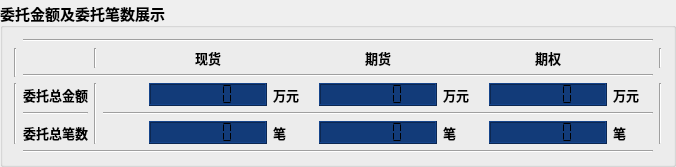
    <widget class="QGroupBox" name="groupBox_3">
     <property name="font">
      <font>
       <family>微软雅黑</family>
       <pointsize>11</pointsize>
       <weight>75</weight>
       <bold>true</bold>
      </font>
     </property>
     <property name="styleSheet">
      <string notr="true"/>
     </property>
     <property name="title">
      <string>委托金额及委托笔数展示</string>
     </property>
     <property name="alignment">
      <set>Qt::AlignLeading|Qt::AlignLeft|Qt::AlignVCenter</set>
     </property>
     <layout class="QGridLayout" name="gridLayout_2">
      <item row="0" column="0">
       <layout class="QGridLayout" name="gridLayout">
        <item row="1" column="16">
         <widget class="Line" name="line_7">
          <property name="orientation">
           <enum>Qt::Vertical</enum>
          </property>
         </widget>
        </item>
        <item row="2" column="1" colspan="15">
         <widget class="Line" name="line">
          <property name="orientation">
           <enum>Qt::Horizontal</enum>
          </property>
         </widget>
        </item>
        <item row="3" column="2" rowspan="3">
         <widget class="Line" name="line_2">
          <property name="orientation">
           <enum>Qt::Vertical</enum>
          </property>
         </widget>
        </item>
        <item row="1" column="2">
         <widget class="Line" name="line_3">
          <property name="orientation">
           <enum>Qt::Vertical</enum>
          </property>
         </widget>
        </item>
        <item row="1" column="15">
         <spacer name="horizontalSpacer_11">
          <property name="orientation">
           <enum>Qt::Horizontal</enum>
          </property>
          <property name="sizeHint" stdset="0">
           <size>
            <width>40</width>
            <height>20</height>
           </size>
          </property>
         </spacer>
        </item>
        <item row="1" column="0" rowspan="2">
         <widget class="Line" name="line_4">
          <property name="orientation">
           <enum>Qt::Vertical</enum>
          </property>
         </widget>
        </item>
        <item row="1" column="12">
         <spacer name="horizontalSpacer_7">
          <property name="orientation">
           <enum>Qt::Horizontal</enum>
          </property>
          <property name="sizeHint" stdset="0">
           <size>
            <width>40</width>
            <height>20</height>
           </size>
          </property>
         </spacer>
        </item>
        <item row="1" column="9">
         <widget class="QLabel" name="label_4">
          <property name="font">
           <font>
            <pointsize>10</pointsize>
            <weight>75</weight>
            <bold>true</bold>
           </font>
          </property>
          <property name="text">
           <string>期货</string>
          </property>
         </widget>
        </item>
        <item row="1" column="8">
         <spacer name="horizontalSpacer_6">
          <property name="orientation">
           <enum>Qt::Horizontal</enum>
          </property>
          <property name="sizeHint" stdset="0">
           <size>
            <width>40</width>
            <height>20</height>
           </size>
          </property>
         </spacer>
        </item>
        <item row="1" column="7">
         <spacer name="horizontalSpacer_9">
          <property name="orientation">
           <enum>Qt::Horizontal</enum>
          </property>
          <property name="sizeHint" stdset="0">
           <size>
            <width>40</width>
            <height>20</height>
           </size>
          </property>
         </spacer>
        </item>
        <item row="3" column="8" colspan="3">
         <widget class="QLCDNumber" name="lcdNumber_3">
          <property name="font">
           <font>
            <family>Arial</family>
            <weight>50</weight>
            <bold>false</bold>
           </font>
          </property>
          <property name="styleSheet">
           <string notr="true">background-color: #123B79;
border-color: rgb(24, 96, 194);</string>
          </property>
          <property name="segmentStyle">
           <enum>QLCDNumber::Flat</enum>
          </property>
         </widget>
        </item>
        <item row="5" column="8" colspan="3">
         <widget class="QLCDNumber" name="lcdNumber_4">
          <property name="font">
           <font>
            <family>Arial</family>
            <weight>50</weight>
            <bold>false</bold>
           </font>
          </property>
          <property name="styleSheet">
           <string notr="true">background-color: #123B79;
border-color: rgb(24, 96, 194);</string>
          </property>
          <property name="segmentStyle">
           <enum>QLCDNumber::Flat</enum>
          </property>
         </widget>
        </item>
        <item row="1" column="11">
         <spacer name="horizontalSpacer_10">
          <property name="orientation">
           <enum>Qt::Horizontal</enum>
          </property>
          <property name="sizeHint" stdset="0">
           <size>
            <width>40</width>
            <height>20</height>
           </size>
          </property>
         </spacer>
        </item>
        <item row="1" column="13">
         <widget class="QLabel" name="label_5">
          <property name="font">
           <font>
            <pointsize>10</pointsize>
            <weight>75</weight>
            <bold>true</bold>
           </font>
          </property>
          <property name="text">
           <string>期权</string>
          </property>
         </widget>
        </item>
        <item row="1" column="6">
         <spacer name="horizontalSpacer_3">
          <property name="orientation">
           <enum>Qt::Horizontal</enum>
          </property>
          <property name="sizeHint" stdset="0">
           <size>
            <width>40</width>
            <height>20</height>
           </size>
          </property>
         </spacer>
        </item>
        <item row="3" column="12" colspan="3">
         <widget class="QLCDNumber" name="lcdNumber_5">
          <property name="font">
           <font>
            <family>Arial</family>
            <weight>50</weight>
            <bold>false</bold>
           </font>
          </property>
          <property name="autoFillBackground">
           <bool>false</bool>
          </property>
          <property name="styleSheet">
           <string notr="true">background-color: #123B79;
border-color: rgb(24, 96, 194);</string>
          </property>
          <property name="segmentStyle">
           <enum>QLCDNumber::Flat</enum>
          </property>
         </widget>
        </item>
        <item row="5" column="4" colspan="3">
         <widget class="QLCDNumber" name="lcdNumber_2">
          <property name="font">
           <font>
            <family>Arial</family>
            <pointsize>9</pointsize>
            <weight>50</weight>
            <bold>false</bold>
           </font>
          </property>
          <property name="styleSheet">
           <string notr="true">background-color: #123B79;
border-color: rgb(24, 96, 194);</string>
          </property>
          <property name="segmentStyle">
           <enum>QLCDNumber::Flat</enum>
          </property>
         </widget>
        </item>
        <item row="1" column="4">
         <spacer name="horizontalSpacer_2">
          <property name="orientation">
           <enum>Qt::Horizontal</enum>
          </property>
          <property name="sizeHint" stdset="0">
           <size>
            <width>40</width>
            <height>20</height>
           </size>
          </property>
         </spacer>
        </item>
        <item row="5" column="1">
         <widget class="QLabel" name="label_2">
          <property name="font">
           <font>
            <family>Arial</family>
            <pointsize>10</pointsize>
            <weight>75</weight>
            <bold>true</bold>
           </font>
          </property>
          <property name="text">
           <string>委托总笔数</string>
          </property>
          <property name="alignment">
           <set>Qt::AlignCenter</set>
          </property>
         </widget>
        </item>
        <item row="1" column="3">
         <spacer name="horizontalSpacer_8">
          <property name="orientation">
           <enum>Qt::Horizontal</enum>
          </property>
          <property name="sizeHint" stdset="0">
           <size>
            <width>40</width>
            <height>20</height>
           </size>
          </property>
         </spacer>
        </item>
        <item row="3" column="4" colspan="3">
         <widget class="QLCDNumber" name="lcdNumber">
          <property name="font">
           <font>
            <family>Arial</family>
            <weight>75</weight>
            <bold>true</bold>
           </font>
          </property>
          <property name="styleSheet">
           <string notr="true">background-color: #123B79;
border-color: rgb(24, 96, 194);</string>
          </property>
          <property name="frameShape">
           <enum>QFrame::Box</enum>
          </property>
          <property name="frameShadow">
           <enum>QFrame::Raised</enum>
          </property>
          <property name="segmentStyle">
           <enum>QLCDNumber::Flat</enum>
          </property>
         </widget>
        </item>
        <item row="1" column="10">
         <spacer name="horizontalSpacer_4">
          <property name="orientation">
           <enum>Qt::Horizontal</enum>
          </property>
          <property name="sizeHint" stdset="0">
           <size>
            <width>40</width>
            <height>20</height>
           </size>
          </property>
         </spacer>
        </item>
        <item row="5" column="12" colspan="3">
         <widget class="QLCDNumber" name="lcdNumber_6">
          <property name="font">
           <font>
            <family>Arial</family>
            <weight>50</weight>
            <bold>false</bold>
           </font>
          </property>
          <property name="styleSheet">
           <string notr="true">background-color: #123B79;
border-color: rgb(24, 96, 194);</string>
          </property>
          <property name="segmentStyle">
           <enum>QLCDNumber::Flat</enum>
          </property>
         </widget>
        </item>
        <item row="1" column="1">
         <spacer name="horizontalSpacer">
          <property name="orientation">
           <enum>Qt::Horizontal</enum>
          </property>
          <property name="sizeHint" stdset="0">
           <size>
            <width>40</width>
            <height>20</height>
           </size>
          </property>
         </spacer>
        </item>
        <item row="3" column="1">
         <widget class="QLabel" name="label_1">
          <property name="font">
           <font>
            <family>Arial</family>
            <pointsize>10</pointsize>
            <weight>75</weight>
            <bold>true</bold>
           </font>
          </property>
          <property name="layoutDirection">
           <enum>Qt::LeftToRight</enum>
          </property>
          <property name="styleSheet">
           <string notr="true"/>
          </property>
          <property name="text">
           <string>委托总金额</string>
          </property>
          <property name="alignment">
           <set>Qt::AlignCenter</set>
          </property>
         </widget>
        </item>
        <item row="1" column="14">
         <spacer name="horizontalSpacer_5">
          <property name="orientation">
           <enum>Qt::Horizontal</enum>
          </property>
          <property name="sizeHint" stdset="0">
           <size>
            <width>40</width>
            <height>20</height>
           </size>
          </property>
         </spacer>
        </item>
        <item row="6" column="1" colspan="15">
         <widget class="Line" name="line_9">
          <property name="orientation">
           <enum>Qt::Horizontal</enum>
          </property>
         </widget>
        </item>
        <item row="4" column="1">
         <widget class="Line" name="line_19">
          <property name="orientation">
           <enum>Qt::Horizontal</enum>
          </property>
         </widget>
        </item>
        <item row="4" column="3" colspan="13">
         <widget class="Line" name="line_20">
          <property name="orientation">
           <enum>Qt::Horizontal</enum>
          </property>
         </widget>
        </item>
        <item row="3" column="0" rowspan="3">
         <widget class="Line" name="line_5">
          <property name="orientation">
           <enum>Qt::Vertical</enum>
          </property>
         </widget>
        </item>
        <item row="0" column="1" colspan="15">
         <widget class="Line" name="line_6">
          <property name="orientation">
           <enum>Qt::Horizontal</enum>
          </property>
         </widget>
        </item>
        <item row="3" column="16" rowspan="3">
         <widget class="Line" name="line_8">
          <property name="orientation">
           <enum>Qt::Vertical</enum>
          </property>
         </widget>
        </item>
        <item row="1" column="5">
         <widget class="QLabel" name="label_3">
          <property name="font">
           <font>
            <pointsize>10</pointsize>
            <weight>75</weight>
            <bold>true</bold>
           </font>
          </property>
          <property name="styleSheet">
           <string notr="true"/>
          </property>
          <property name="text">
           <string>现货</string>
          </property>
         </widget>
        </item>
        <item row="3" column="7">
         <widget class="QLabel" name="label_30">
          <property name="font">
           <font>
            <family>Arial</family>
            <pointsize>10</pointsize>
            <weight>75</weight>
            <bold>true</bold>
           </font>
          </property>
          <property name="text">
           <string>万元</string>
          </property>
         </widget>
        </item>
        <item row="3" column="11">
         <widget class="QLabel" name="label_31">
          <property name="font">
           <font>
            <family>Arial</family>
            <pointsize>10</pointsize>
            <weight>75</weight>
            <bold>true</bold>
           </font>
          </property>
          <property name="text">
           <string>万元</string>
          </property>
         </widget>
        </item>
        <item row="3" column="15">
         <widget class="QLabel" name="label_32">
          <property name="font">
           <font>
            <family>Arial</family>
            <pointsize>10</pointsize>
            <weight>75</weight>
            <bold>true</bold>
           </font>
          </property>
          <property name="text">
           <string>万元</string>
          </property>
         </widget>
        </item>
        <item row="5" column="7">
         <widget class="QLabel" name="label_33">
          <property name="font">
           <font>
            <family>Arial</family>
            <pointsize>10</pointsize>
            <weight>75</weight>
            <bold>true</bold>
           </font>
          </property>
          <property name="text">
           <string>笔</string>
          </property>
         </widget>
        </item>
        <item row="5" column="11">
         <widget class="QLabel" name="label_34">
          <property name="font">
           <font>
            <family>Arial</family>
            <pointsize>10</pointsize>
            <weight>75</weight>
            <bold>true</bold>
           </font>
          </property>
          <property name="text">
           <string>笔</string>
          </property>
         </widget>
        </item>
        <item row="5" column="15">
         <widget class="QLabel" name="label_35">
          <property name="font">
           <font>
            <family>Arial</family>
            <pointsize>10</pointsize>
            <weight>75</weight>
            <bold>true</bold>
           </font>
          </property>
          <property name="text">
           <string>笔</string>
          </property>
         </widget>
        </item>
       </layout>
      </item>
     </layout>
    </widget>
